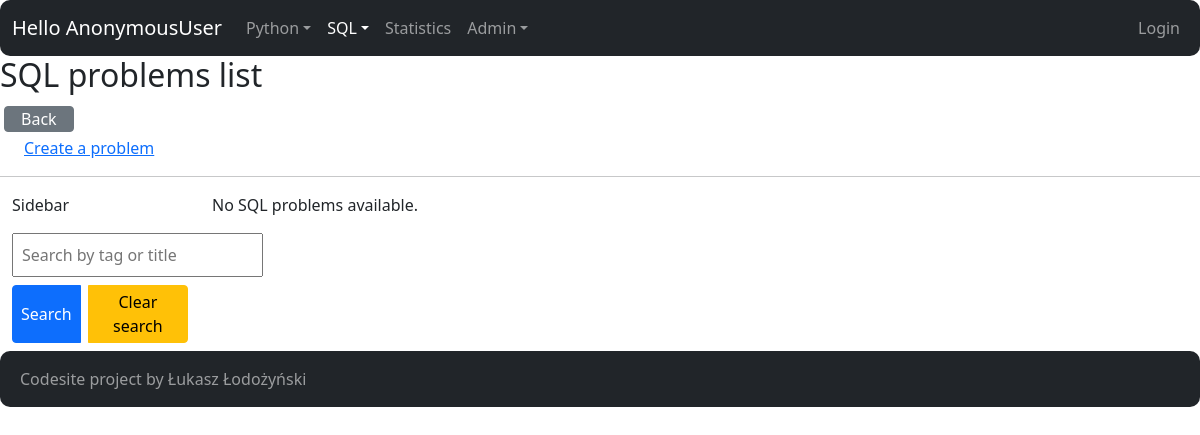
Before: /sql/ with the older database file.
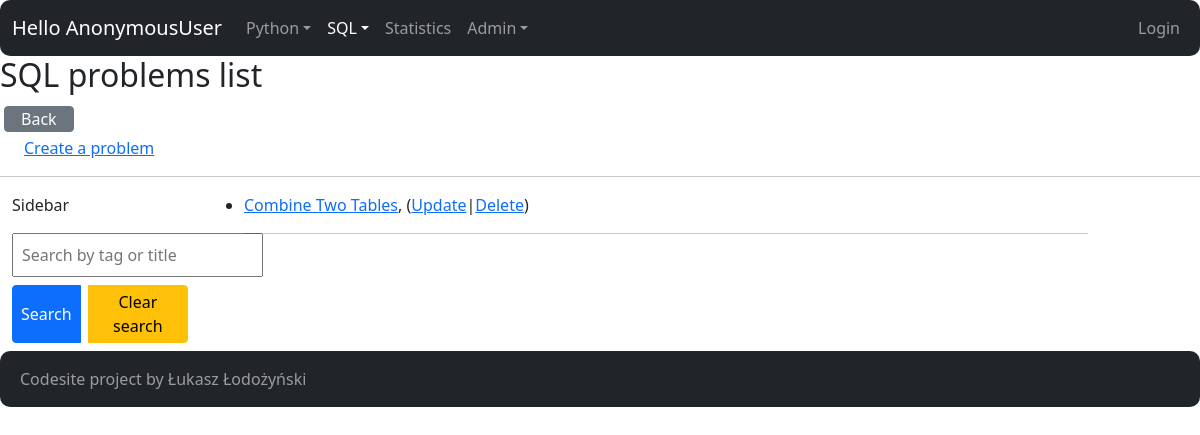
After: the same page with the newer database file.
### sql_problems/models.py (models this page shows, shortened)
class Problem(models.Model):
    tags = models.ManyToManyField("Tag")
    title = models.CharField(max_length=200)
    difficulty = models.ForeignKey(
        Difficulty, related_name="co_to", on_delete=models.DO_NOTHING)
    url = models.CharField(max_length=200)
    description = models.TextField(blank=False, null=False)
    is_solved = models.BooleanField(default=False)
    solution_my = models.TextField(blank=True, null=True)
    solution_pd = models.TextField(blank=True, null=True)
    testcase = models.TextField(blank=True, null=True)

### sql_problems/views.py (the view)
# urls.py: path("", views.ProblemIndexView.as_view(), name="index"),
class ProblemIndexView(ListView):
    model = Problem
    def get_context_data(self, **kwargs):
        context = super(ProblemIndexView, self).get_context_data(**kwargs)
        query = self.request.GET.get("query", "")
        problem_list = self.model.objects.all()
        if query:
            problem_list = problem_list.filter(
                Q(tags__name__icontains=query) | Q(title__icontains=query)).distinct()
        context["problem_list"] = problem_list
        context["query"] = query
        return context

### core/context_processors.py (called while the page is built)
def settings(request):
    return {
        'settings': django_settings,
    }

### sql_problems/models.py (called while the page is built)
    def __str__(self):
        return self.name

### sql_problems/templates/sql_problems/problem_list.html (shortened to what this page needs)
{% extends "core/base.html" %}
{% block content %}
  {% load static %}
  <link rel="stylesheet" href="{% static 'sql_problems/style.css' %}">
  <h2>SQL problems list</h2>
  <a href="/" class="btn btn-secondary px-3 py-0 m-1">Back</a>
  <br>
  <a href="create/" class="ms-4">Create a problem</a>
  <hr>
  <div class="container-fluid pb-6">
    <div class="row">
      <div class="col-md-2">
        <p>Sidebar</p>
        <form method="get" action="{% url 'sql_problems:index' %}">
          <input name="query"
                 class="px-2 py-2 mb-2"
                 type="text"
                 value="{{ query }}"
                 placeholder="Search by tag or title">
          <div class="btn-group btn-group-horizontal gap-2">
            <button class="btn btn-primary mb-2 px-2">Search</button>
            <a class="btn btn-warning mb-2 p-1"
               href="{% url 'sql_problems:index' %}"
               role="button">Clear search</a>
          </div>
        </form>
      </div>
      <div class="col-md-9">
        {% if problem_list %}
          <ul>
            {% for problem in problem_list %}
              <li>
                <div class="problem-container flex">
                  <a href="{% url 'sql_problems:detail' problem.id %}">{{ problem.title }}</a>,
                  (<a href="{% url 'sql_problems:problem-update' problem.id %}">Update</a> |
                  <a href="{% url 'sql_problems:problem-delete' problem.id %}">Delete</a>)
                </div>
                <hr>
              </li>
            {% endfor %}
          </ul>
        {% else %}
          <p>No SQL problems available.</p>
        {% endif %}
      </div>
    </div>
  </div>
{% endblock content %}

### core/templates/core/base.html (shortened to what this page needs)
<!DOCTYPE html>
<html>
  <head>
    <link href="https://cdn.jsdelivr.net/npm/bootstrap@5.0.2/dist/css/bootstrap.min.css"
          rel="stylesheet"
 />
    <link rel="stylesheet"
          href="https://use.fontawesome.com/releases/v5.8.1/css/all.css" />
    <link rel="stylesheet"
          href="https://use.fontawesome.com/releases/v5.8.1/css/v4-shims.css" />
  </head>
  <body>
    <nav class="navbar navbar-expand-lg navbar-dark bg-dark"
         style="border-radius:10px !important">
      <div class="container-fluid">
        <a class="navbar-brand" href="{% url 'python_problems:index' %}">Hello {{ request.user }}</a>
        <ul class="navbar-nav me-auto mb-2 mb-lg-0">
          {% url 'python_problems:index' as python_index_url %}
          {% url 'python_problems:tag-graph' as python_tag_graph %}
          <li class="nav-item dropdown">
            <a class="nav-link dropdown-toggle {% if request.get_full_path in python_index_url or request.get_full_path in python_tag_graph %}active{% endif %}"
               href="#"
               id="navbarDropdown"
               role="button"
               data-bs-toggle="dropdown"
               aria-expanded="false">Python</a>
          </li>
          {% url 'sql_problems:conversion' as sql_conversion_url %}
          {% url 'sql_problems:index' as sql_index_url %}
          <li class="nav-item dropdown">
            <a class="nav-link dropdown-toggle {% if request.get_full_path in sql_conversion_url or request.get_full_path in sql_index_url %}active{% endif %}"
               href="#"
               id="navbarDropdown"
               role="button"
               data-bs-toggle="dropdown"
               aria-expanded="false">SQL</a>
          </li>
          {% url 'python_problems:tag-graph' as abc2 %}
          <li class="nav-item">
            <a href="{% url 'python_problems:tag-graph' %}"
               class="nav-link {% if request.get_full_path == abc2 %}active{% endif %}">Statistics</a>
          </li>
          <li class="nav-item dropdown">
            <a class="nav-link dropdown-toggle"
               href="#"
               id="navbarDropdown"
               role="button"
               data-bs-toggle="dropdown"
               aria-expanded="false">Admin</a>
          </li>
        </ul>
        <ul class="navbar-nav">
          {% if user.is_authenticated %}
            <li class="nav-item">
              <a class="nav-link"
                 href="{% url 'logout' %}?next={% url 'core:index' %}">Logout</a>
            </li>
          {% else %}
            <li class="nav-item">
              <a class="nav-link" href="{% url 'login' %}?next={% url 'core:index' %}">Login</a>
            </li>
          {% endif %}
        </ul>
      </div>
    </nav>
    <div class="px-6 py-6">
      {% block content %}
      {% endblock content %}
    </div>
    <nav class="navbar navbar-expand-lg navbar-dark bg-dark"
         style="border-radius:10px !important">
      <div class="container-fluid">
        <ul class="navbar-nav">
          <a class="nav-link" href="{% url 'login' %}?next={% url 'core:index' %}">{{ settings.APP_NAME }} project by Łukasz Łodożyński</a>
        </ul>
      </div>
    </nav>
  </body>
</html>

### python_problems/static/python_problems/style.css (style rules this page uses)
.problem-container { display: flex; align-items: center; }
.problem-container a { margin-right: 0px; }

Changed rows visible on the page:
added Problem: title "Combine Two Tables"
Other visible differences:
text no longer shown: "No SQL problems available."
